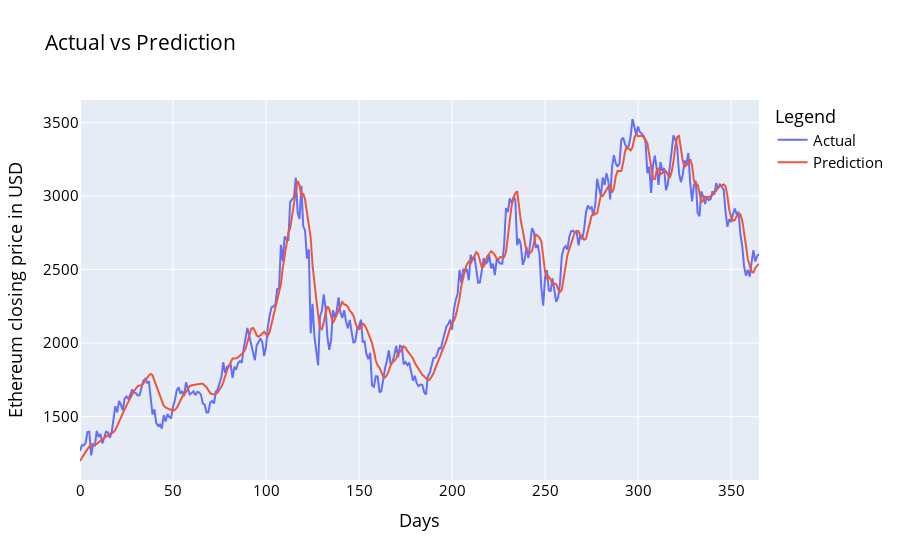

Notebook cell for this chart:
### Code cell
df_plot = pd.DataFrame({ 'Actual': original_yval.squeeze(), 'Prediction':prediction_model_bilstm.squeeze() })
import plotly.express as px
fig = px.line(df_plot, x=df_plot.index.values, y=df_plot.columns,
              title='custom tick labels')
fig.update_layout(title_text='Actual vs Prediction', 
                   font_size=15, font_color='black', legend_title_text='Legend')
fig.update_xaxes(title='Days')
fig.update_yaxes(title='Ethereum closing price in USD')
fig.show()

### Figure 1 — Plotly figure (JSON) as saved in the notebook; plotly's stock layout.template omitted (floating-point values rounded to 4 significant figures; data arrays with more than 128 entries replaced by an {"elided": "..."} marker saying what was removed)
{"data": [{"hovertemplate": "variable=Actual<br>x=%{x}<br>value=%{y}<extra></extra>", "legendgroup": "Actual", "line": {"color": "#636efa", "dash": "solid"}, "marker": {"symbol": "circle"}, "mode": "lines", "name": "Actual", "orientation": "v", "showlegend": true, "type": "scatter", "x": {"elided": "366 int values"}, "xaxis": "x", "y": {"elided": "366 float values"}, "yaxis": "y"}, {"hovertemplate": "variable=Prediction<br>x=%{x}<br>value=%{y}<extra></extra>", "legendgroup": "Prediction", "line": {"color": "#EF553B", "dash": "solid"}, "marker": {"symbol": "circle"}, "mode": "lines", "name": "Prediction", "orientation": "v", "showlegend": true, "type": "scatter", "x": {"elided": "366 int values"}, "xaxis": "x", "y": {"elided": "366 float values"}, "yaxis": "y"}], "layout": {"font": {"color": "black", "size": 15}, "legend": {"title": {"text": "Legend"}, "tracegroupgap": 0}, "title": {"text": "Actual vs Prediction"}, "xaxis": {"anchor": "y", "domain": [0, 1], "title": {"text": "Days"}}, "yaxis": {"anchor": "x", "domain": [0, 1], "title": {"text": "Ethereum closing price in USD"}}}}
